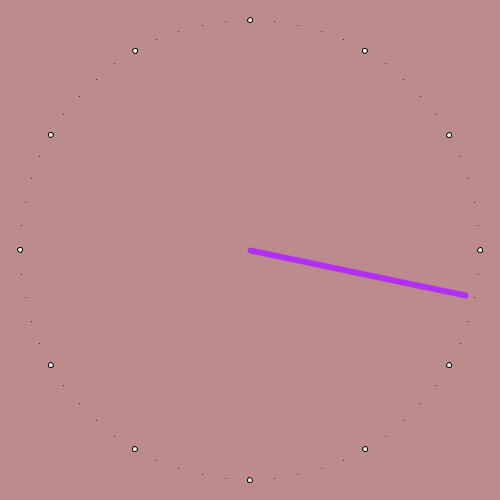
Frame 1 (no input)
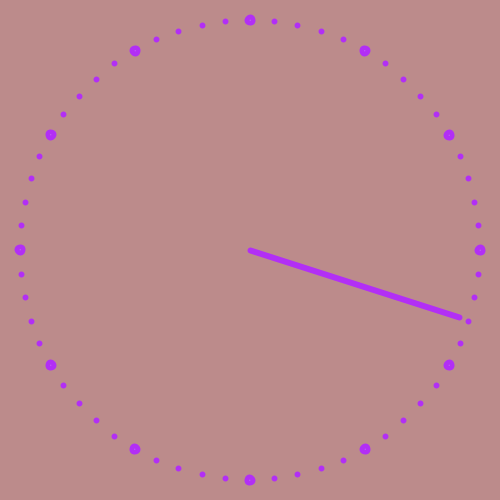
Frame 60 (the mouse pressed at the canvas centre just before this capture)
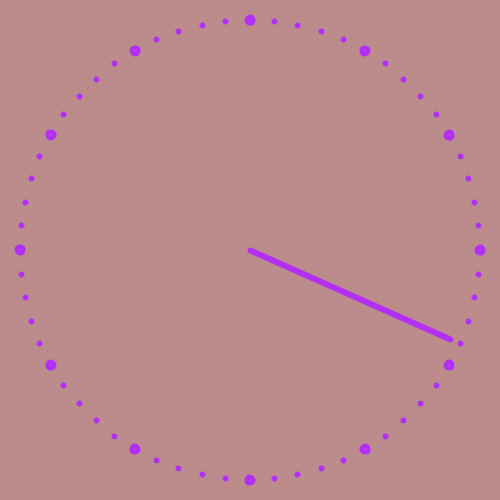
Frame 120 (the mouse held since frame 60 and released just before this capture)

The Processing sketch that drew these frames (run headless with seeded random() and noise(); from frame 60 on, the mouse is pressed at the canvas centre):

// Processing sketch: System_Clock
// ── System_Clock.pde
float d;
float centerX = 250;
float centerY = 250;
float angle;
float secHand = 230;
void setup(){
  size(500, 500);
}

void draw(){
  background(#BC8B8B);
  for (int i=1; i<=60; i++) {
    angle = i * PI / 30.0;
    float x = (centerX + cos(angle)* secHand);
    float y =(centerY + sin(angle)* secHand);
    if(i % 5 != 0) {
      point(x, y);
    }
    else {
      ellipse(x, y, 5, 5);
    }
  }
  float dS, dM, dH;
  dS = second()*6;
  dM = minute()*6;
  dH = hour()*30;
  d = dS + dM + dH;
  secondsNeedle(d, 220, 6, #B22FF5);
}


void secondsNeedle(float degree, int l, int thickness, color c){
  float x1, y1, x2, y2;
  x1=250;
  y1=250;
  
  x2=x1+l*cos(radians(degree));
  y2=y1+l*sin(radians(degree));
  
  strokeWeight(thickness);
  stroke(c);
  line(x1, y1, x2, y2);
}
